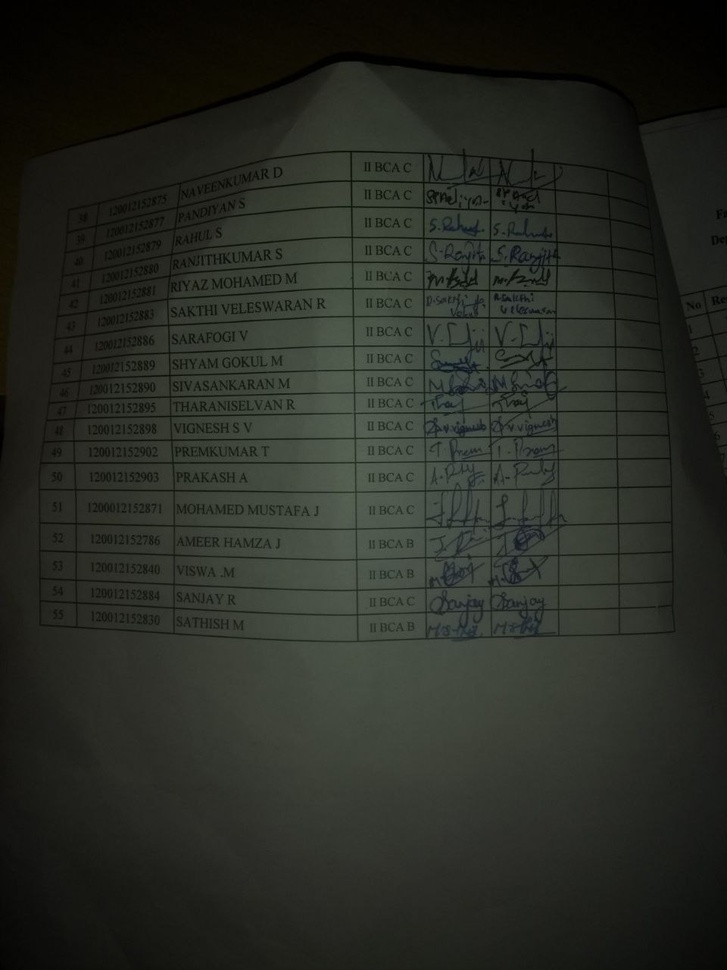
#> input picture thres.jpg, 727 x 970 px, shrunk from 960 x 1280 before the run
$ jupyter execute Untitled5.ipynb
#> lines starting #> are read from the running program, lines starting #| are printed output that depends on the picture; after the words box and inside, x2 and y2 are one past the last pixel; in counts of white or black regions, pixels touching at a corner belong together
# Image Thrasholding

[cell 1]
import cv2 as a
import numpy as n

[cell 2]
img=a.imread("thres.jpg")
#> img is the input picture: shape (970, 727, 3); mean B, G, R 36.6, 43.4, 40.5

[cell 3]
grey=a.imread("thres.jpg",0)
#> grey: shape (970, 727); min 0, max 99, mean 41.7

[cell 4]
a.imshow("img",img)
a.waitKey(0)
a.destroyAllWindows()
a.imshow("grey",grey)
a.waitKey(0)
a.destroyAllWindows()

[cell 5]
ret,thresh1=a.threshold(grey,15,150,a.THRESH_BINARY)
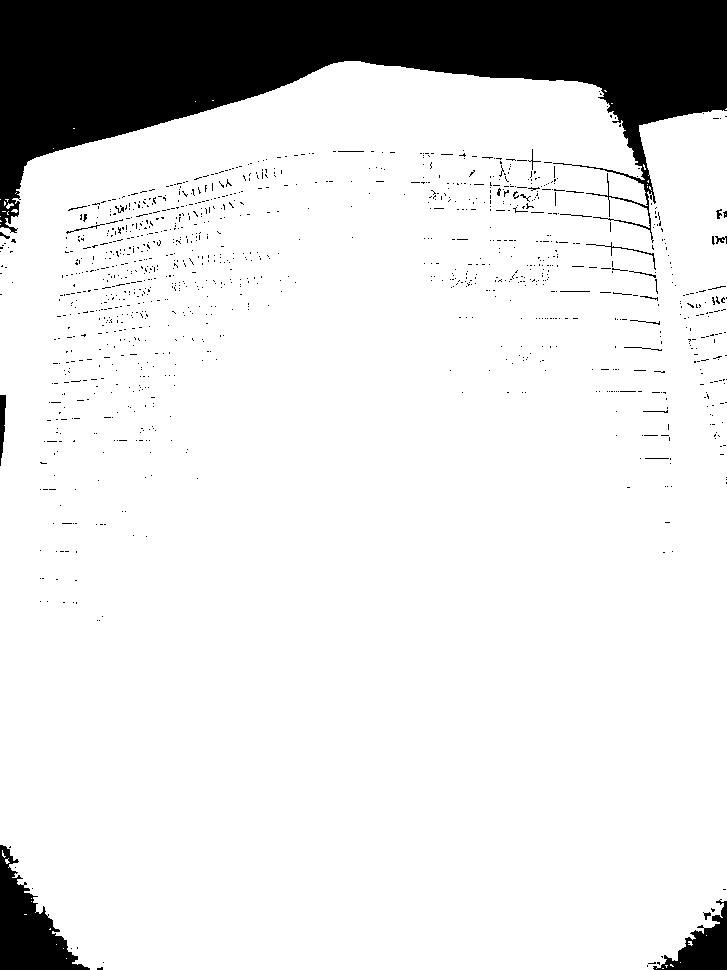
#> thresh1: shape (970, 727); values 0 (black) and 150 (white), 87.5% white; 1175 black regions (1147 under 20 px), largest, box (x1, y1, x2, y2) and area: (0, 0, 727, 243) 76728, (0, 845, 90, 970) 5095, (653, 899, 727, 970) 2194
ret,thresh2=a.threshold(grey,15,255,a.THRESH_BINARY_INV)
ret,thresh3=a.threshold(grey,15,255,a.THRESH_TRUNC)
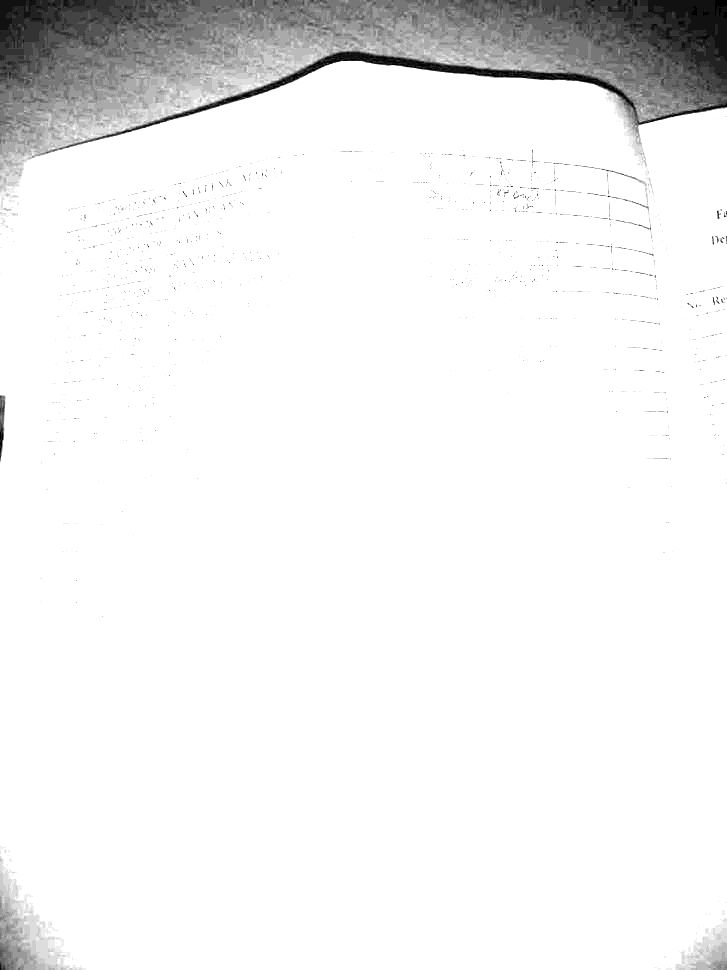
#> thresh3: shape (970, 727); min 0, max 15, mean 14.11; drawn with min black and max white
ret,thresh4=a.threshold(grey,15,255,a.THRESH_TOZERO)
ret,thresh5=a.threshold(grey,15,255,a.THRESH_TOZERO_INV)
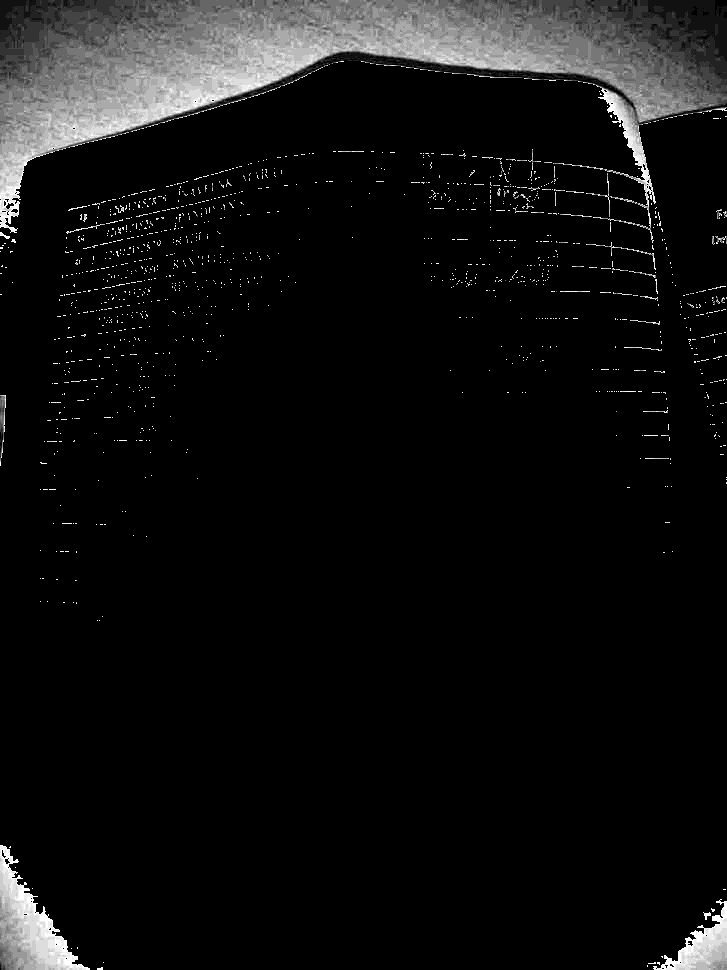
#> thresh5: shape (970, 727); min 0, max 15, mean 0.987; drawn with min black and max white

[cell 6]
a.imshow("img1",thresh1)
a.imshow("img2",thresh2)
a.imshow("img3",thresh3)
a.imshow("img4",thresh4)
a.imshow("img5",thresh5)
a.waitKey(0)
a.destroyAllWindows()

# Simple & Adaptive threshold.

[cell 7]
ret,th1=a.threshold(grey,25,255,a.THRESH_BINARY)
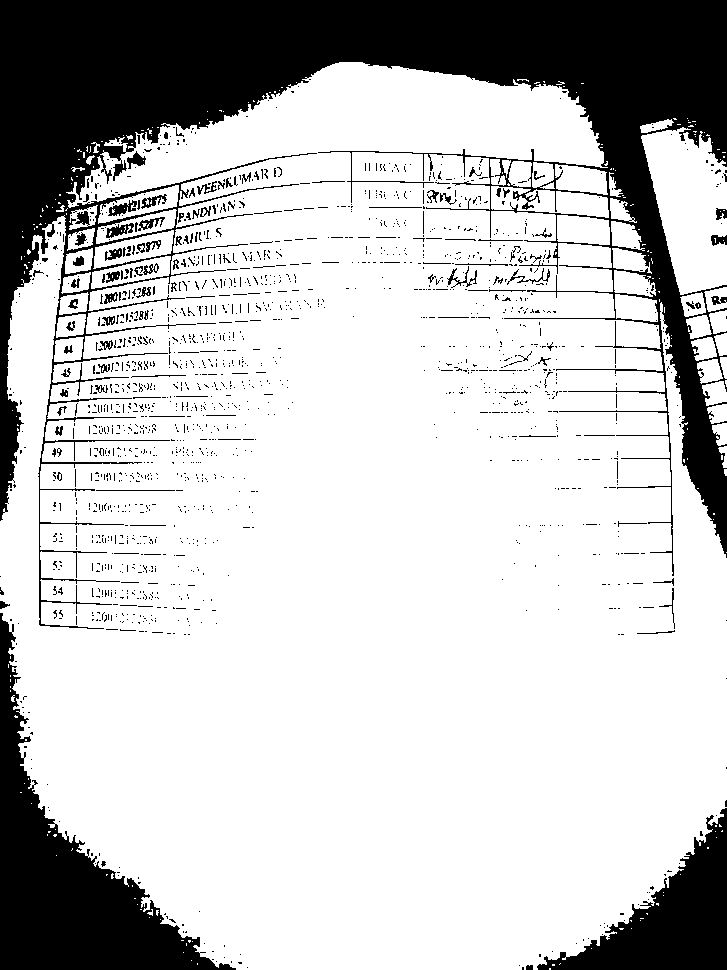
#> th1: shape (970, 727); 77.1% white; 1702 black regions (1588 under 20 px), largest, box (x1, y1, x2, y2) and area: (0, 0, 727, 629) 113099, (0, 613, 236, 970) 24956, (537, 808, 727, 970) 12240
athr1=a.adaptiveThreshold(grey,255,a.ADAPTIVE_THRESH_MEAN_C,a.THRESH_BINARY,21,2)
#> athr1: shape (970, 727); 86.1% white; black in thin lines or dots
athr2=a.adaptiveThreshold(grey,255,a.ADAPTIVE_THRESH_GAUSSIAN_C,a.THRESH_BINARY,21,2)
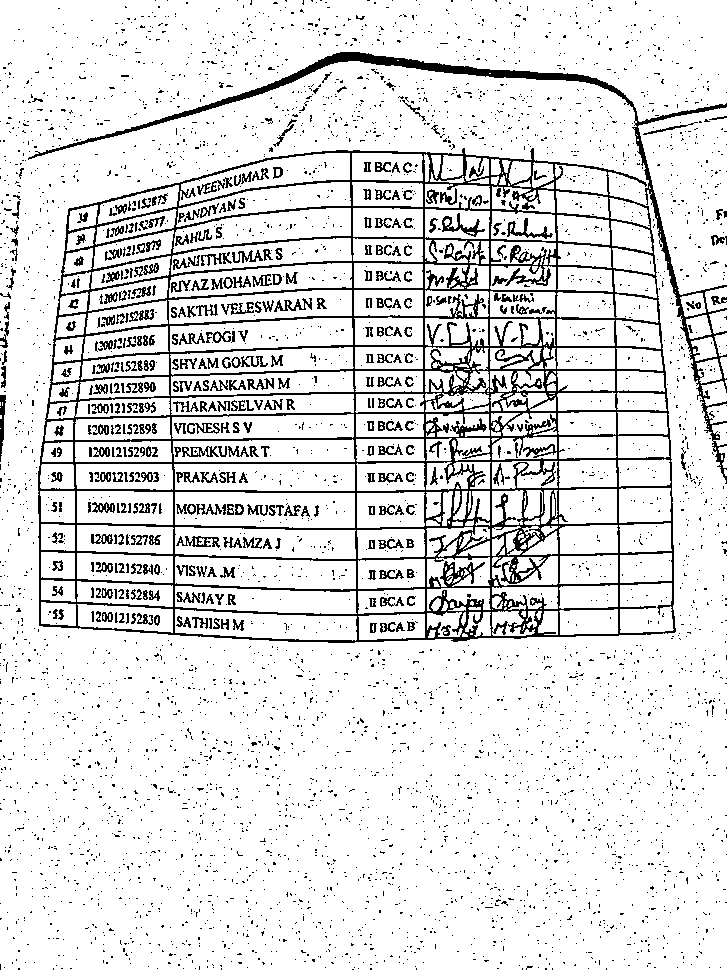
#> athr2: shape (970, 727); 87.9% white; black in thin lines or dots

[cell 8]
a.imshow("original",grey)
a.imshow("global",th1)
a.imshow("adaptive mean",athr1)
a.imshow("adaptivw gaussian",athr2)
a.waitKey(0)
a.destroyAllWindows()

[cell 9]
a.imwrite("C:/Users/MAHAKATHIR/ai(computer vision)/original.jpg",grey)
a.imwrite("C:/Users/MAHAKATHIR/ai(computer vision)/global.jpg",th1)
a.imwrite("C:/Users/MAHAKATHIR/ai(computer vision)/adaptive mean.jpg",athr1)
a.imwrite("C:/Users/MAHAKATHIR/ai(computer vision)/adaptive gaussian.jpg",athr2)
#> Out = True

[cell 10]
re,otsu=a.threshold(grey,0,255,a.THRESH_BINARY+a.THRESH_OTSU)
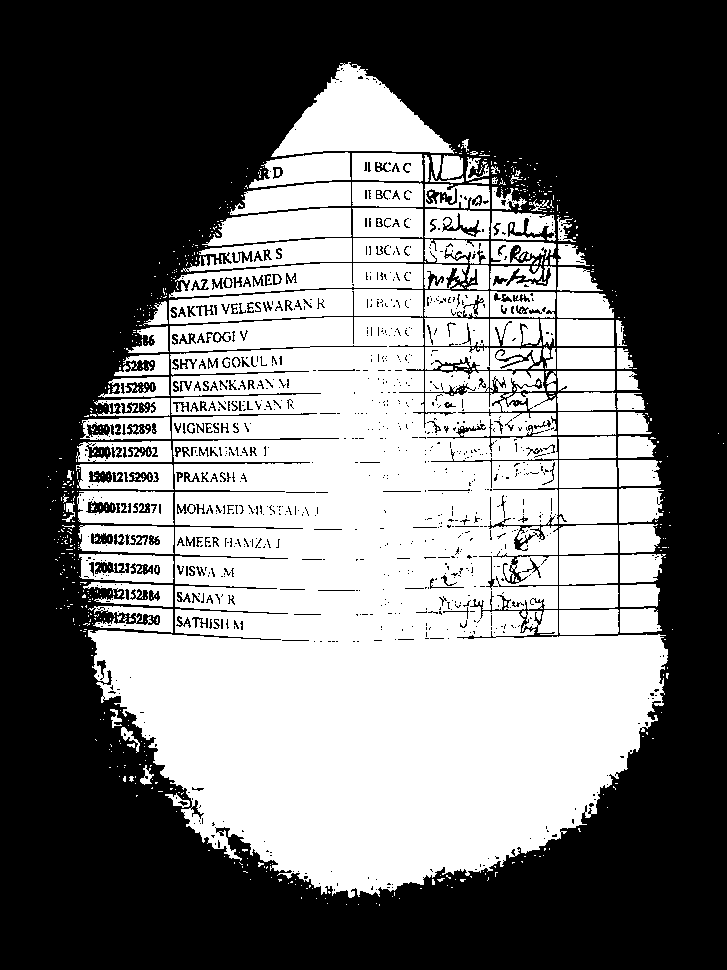
#> otsu: shape (970, 727); 45% white; 718 white regions (612 under 20 px), largest, box (x1, y1, x2, y2) and area: (88, 317, 668, 898) 211016, (271, 62, 455, 157) 8758, (169, 289, 423, 324) 5915
#> re = 43

[cell 11]
a.imshow("otsu",otsu)
a.waitKey(0)
a.destroyAllWindows()

[cell 12]
a.imwrite("C:/Users/MAHAKATHIR/ai(computer vision)/otsu.jpg",otsu)
#> Out = True
